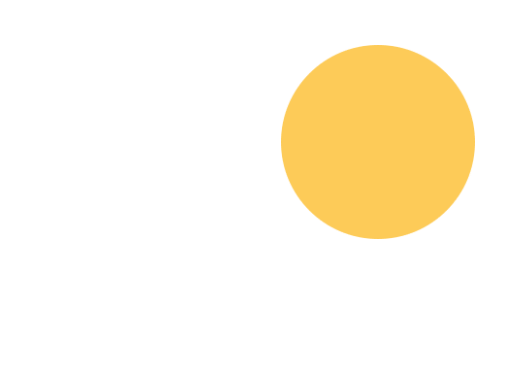
#> input picture Class_Q3/circle2.png, 506 x 389 px, found by its file name; its folder holds 4 pictures in this run
$ python Class_Q3.py
#> lines starting #> are read from the running program, lines starting #| are printed output that depends on the picture; after the words box and inside, x2 and y2 are one past the last pixel; in counts of white or black regions, pixels touching at a corner belong together
#> further down, image is the input picture: shape (389, 506, 3); mean B, G, R 229.9, 247.2, 254.7
import cv2
import numpy as np
import matplotlib.pyplot as plt
import os

def detect_shape(image, show_histogram=False):
    """
    Detects whether the given image contains a circle, square, or triangle
    by dividing the edge orientations into 4 bins:
    Bin 1: 0 to 45 degrees
    Bin 2: 45 to 90 degrees
    Bin 3: 90 to 135 degrees
    Bin 4: 135 to 180 degrees

    If 2 bins have significant edges -> square
    If 3 bins have significant edges -> triangle
    Else -> circle
    """
#> called with show_histogram = True
    # Convert image to grayscale if needed
    if len(image.shape) == 3:
        gray = cv2.cvtColor(image, cv2.COLOR_BGR2GRAY)
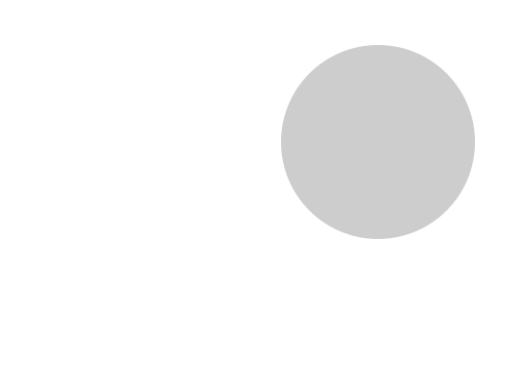
#> gray: shape (389, 506); min 205, max 255, mean 247.5
    else:
        gray = image.copy()

    gray = gray.astype(np.float32)

    # Sobel filters
    kernel_x = np.array([[-1, 0, 1],
                         [-2, 0, 2],
                         [-1, 0, 1]], dtype=np.float32)
    kernel_y = np.array([[-1, -2, -1],
                         [ 0,  0,  0],
                         [ 1,  2,  1]], dtype=np.float32)

    # Compute gradients
    Gx = cv2.filter2D(gray, -1, kernel_x)
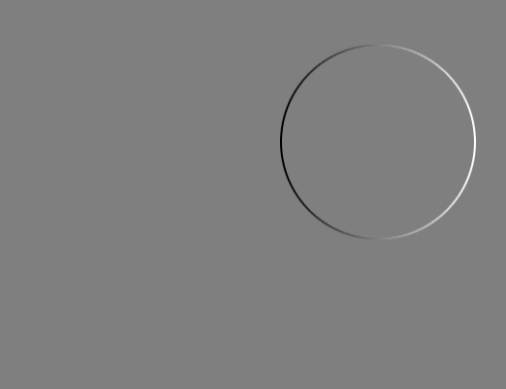
#> Gx: shape (389, 506) float32; min -200, max 200, mean 0; drawn with min black and max white
    Gy = cv2.filter2D(gray, -1, kernel_y)

    # Compute gradient magnitude and angle
    magnitude = np.sqrt(Gx**2 + Gy**2)
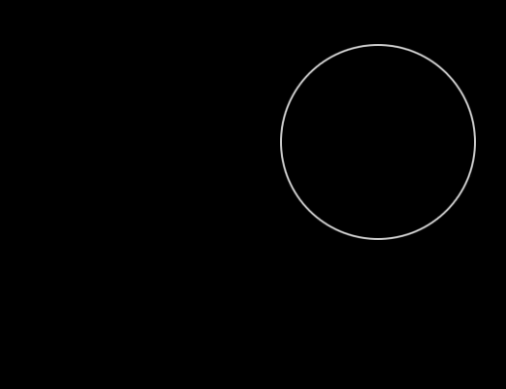
#> magnitude: shape (389, 506) float32; min 0, max 203, mean 1.2
    angle = np.arctan2(Gy, Gx)  # radians from -pi to pi

    # Convert angles to degrees [0,180)
    angle_deg = np.degrees(angle)
    angle_deg[angle_deg < 0] += 180.0
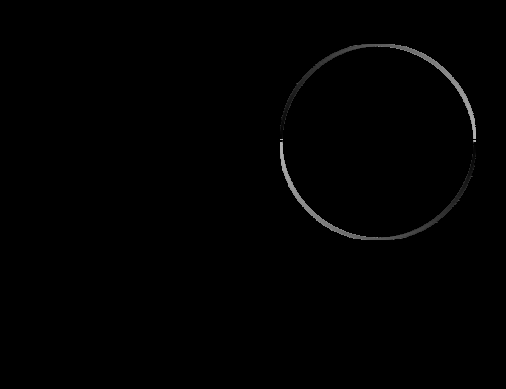
#> angle_deg: shape (389, 506) float32; min 0, max 180, mean 1.2

    # Threshold magnitude to remove noise
    mag_threshold = 50
    valid_mask = magnitude > mag_threshold
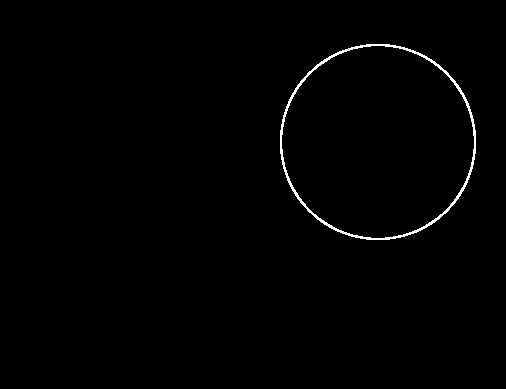
#> valid_mask: shape (389, 506) bool; 0.81% white in thin lines or dots, all inside (x1, y1, x2, y2) = (280, 44, 476, 240)
    valid_angles = angle_deg[valid_mask]
#> valid_angles = 1589 values, max 180 at index 780, min 0 at index 782, mean 90.1

    # Divide into 4 bins:
    # 0-45°, 45-90°, 90-135°, 135-180°
    bin_counts = [0, 0, 0, 0]

    for a in valid_angles:
        if 0 <= a < 45:
            bin_counts[0] += 1
        elif 45 <= a < 90:
            bin_counts[1] += 1
        elif 90 <= a < 135:
            bin_counts[2] += 1
        elif 135 <= a < 180:
            bin_counts[3] += 1
#> this loop made 1589 passes
#> a on passes 1 to 3: 77.91, 82.07, 84.29
#> after the loop, bin_counts = [390, 401, 392, 402]

    # Determine which bins are "significant"
    # For example, consider bins significant if they have at least 20% of the max count
    max_count = max(bin_counts) if len(bin_counts) > 0 else 0
#> max_count = 402
    if max_count == 0:
        # No edges detected, assume circle as fallback
        return 'circle'

    threshold = 0.2 * max_count
#> threshold = 80.4
    significant_bins = sum(1 for c in bin_counts if c > threshold)
#> significant_bins = 4

    # Decide shape
    if significant_bins == 2:
        shape = 'square'
    elif significant_bins == 3:
        shape = 'triangle'
    else:
        # If 1 or 4 bins are significant, or none,
        # we assume a circle as per instructions
        shape = 'circle'

    print("Detected shape:", shape)

    # Debug visualization
    if show_histogram:
        bin_ranges = ['0-45', '45-90', '90-135', '135-180']
        plt.figure(figsize=(8,4))
        plt.bar(bin_ranges, bin_counts)
        plt.title("4-bin Angle Histogram")
        plt.xlabel("Angle Range (degrees)")
        plt.ylabel("Count")
        plt.grid(True)
        plt.show()
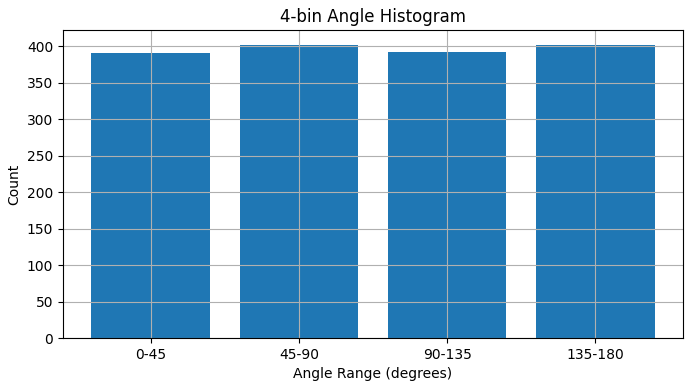
#> figure drawn by matplotlib, 1 panel; tallest bar 402 high, from x = 2.6 to 3.4

    return shape

statistic_check = False

if statistic_check:
    loops = 50
    counter = 0
    for i in range(loops):
        # Pick a random shape and random 1-3 number, then load the corresponding image
        shape = np.random.choice(['circle', 'square', 'triangle'])
        number = np.random.randint(1, 4)
        image_path = os.path.join('Class_Q3', f"{shape}{number}.png")
        image = cv2.imread(image_path)

        if image is None:
            print(f"Could not load image, stopping!: {image_path}")
            raise SystemExit

        detected_shape = detect_shape(image, show_histogram=False)
        if detected_shape == shape:
            #print("Correctly detected shape!")
            counter += 1

    success_rate = counter / loops * 100
    print(f"Success rate: {success_rate:.2f}%")

else:
    # Pick a random shape and random 1-3 number, then load the corresponding image
    shape = np.random.choice(['circle', 'square', 'triangle'])
    number = np.random.randint(1, 4)
    image_path = os.path.join('Class_Q3', f"{shape}{number}.png")
    image = cv2.imread(image_path)
    print(f"Loaded image: {image_path}")

    if image is None:
        print(f"Could not load image: {image_path}")
        raise SystemExit

    detected_shape = detect_shape(image, show_histogram=True)
#> detected_shape = 'circle'
    if detected_shape == shape:
        print("Correctly detected shape!")
